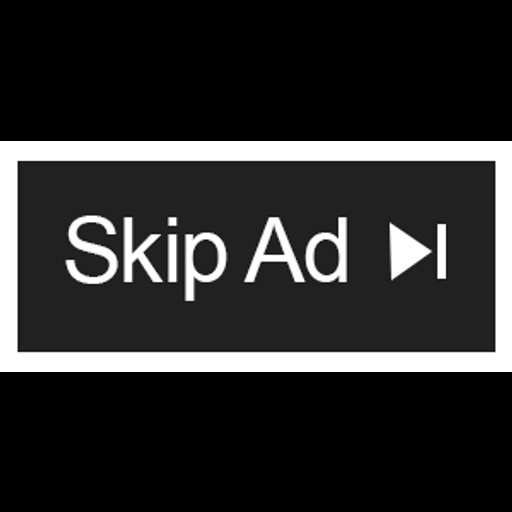
#> input picture AdSkipper/template3.png, 512 x 512 px, given in place of the camera
$ python contours_detection.py
#> lines starting #> are read from the running program, lines starting #| are printed output that depends on the picture; after the words box and inside, x2 and y2 are one past the last pixel; in counts of white or black regions, pixels touching at a corner belong together
import numpy as np
import cv2

frameWidth = 700
frameHeight = 480

#initalize video capture
cap = cv2.VideoCapture(0)
cap.set(3, frameWidth)
cap.set(4, frameHeight)
cap.set(10, 150)


def empty(a):
    pass

#create trackbars to adjust parameters
cv2.namedWindow("Parameters")
cv2.resizeWindow("Parameters", 640, 600)
cv2.createTrackbar("Threshold1", "Parameters", 73, 255, empty)
cv2.createTrackbar("Threshold2", "Parameters", 71, 255, empty)
cv2.createTrackbar("Area", "Parameters", 7391, 30000, empty)

# stack function, combines images into one
def stackImages(scale, imgArray):
    rows = len(imgArray)
    cols = len(imgArray[0])
    rowsAvailable = isinstance(imgArray[0], list)
    width = imgArray[0][0].shape[1]
    height = imgArray[0][0].shape[0]
    if rowsAvailable:
        for x in range(0, rows):
            for y in range(0, cols):
                if imgArray[x][y].shape[:2] == imgArray[0][0].shape[:2]:
                    imgArray[x][y] = cv2.resize(
                        imgArray[x][y], (0, 0), None, scale, scale)
                else:
                    imgArray[x][y] = cv2.resize(
                        imgArray[x][y], (imgArray[0][0].shape[1], imgArray[0][0].shape[0]), None, scale, scale)
                if len(imgArray[x][y].shape) == 2:
                    imgArray[x][y] = cv2.cvtColor(
                        imgArray[x][y], cv2.COLOR_GRAY2BGR)
        imageBlank = np.zeros((height, width, 3), np.uint8)
        hor = [imageBlank]*rows
        hor_con = [imageBlank]*rows
        for x in range(0, rows):
            hor[x] = np.hstack(imgArray[x])
        ver = np.vstack(hor)
    else:
        for x in range(0, rows):
            if imgArray[x].shape[:2] == imgArray[0].shape[:2]:
                imgArray[x] = cv2.resize(
                    imgArray[x], (0, 0), None, scale, scale)
            else:
                imgArray[x] = cv2.resize(
                    imgArray[x], (imgArray[0].shape[1], imgArray[0].shape[0]), None, scale, scale)
            if len(imgArray[x].shape) == 2:
                imgArray[x] = cv2.cvtColor(imgArray[x], cv2.COLOR_GRAY2BGR)
        hor = np.hstack(imgArray)
        ver = hor
    return ver

#Contour Detection Function
def getContours(img, imgContour):
    contours, hiearchy = cv2.findContours(
        img, cv2.RETR_EXTERNAL, cv2.CHAIN_APPROX_NONE)
    cv2.drawContours(imgContour, contours, -1, (255, 0, 255), 7)

    for cnt in contours:
        area = cv2.contourArea(cnt)
        areaMin = cv2.getTrackbarPos("Area", "Parameters")
        if area > 1000:
            cv2.drawContours(imgContour, cnt, -1, (255, 0, 255), 7)
            peri = cv2.arcLength(cnt, True)
            approx = cv2.approxPolyDP(cnt, 0.02 * peri, True)
            print(len(approx))
            x, y, w, h = cv2.boundingRect(approx)
            cv2.rectangle(imgContour, (x, y),
                          (x + w, y + h), (0, 255, 0), 5)
            cv2.putText(imgContour, "Points: " + str(len(approx)), (x +
                        w + 20, y + 20), cv2.FONT_HERSHEY_COMPLEX, .7, (0, 255, 0), 2)
            cv2.putText(imgContour, "Area: " + str(int(area)), (x + w +
                        20, y + 45), cv2.FONT_HERSHEY_COMPLEX, 0.7, (0, 255, 0), 2)

#main loop
while True:
    success, img = cap.read()
#> img is the input picture: shape (512, 512, 3); min 0, max 255, mean 44.5
    imgContour = img.copy()

    imgBlur = cv2.GaussianBlur(img, (7, 7), 1)
    imgGray = cv2.cvtColor(img, cv2.COLOR_BGR2GRAY)

    threshold1 = cv2.getTrackbarPos("Threshold1", "Parameters")
    threshold2 = cv2.getTrackbarPos("Threshold2", "Parameters")
    imgCanny = cv2.Canny(imgGray, threshold1, threshold2)
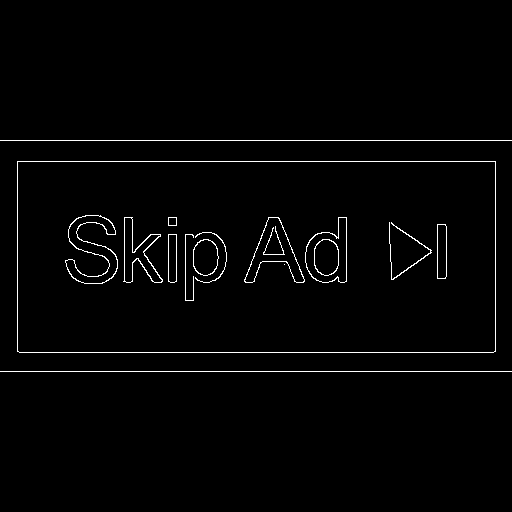
#> imgCanny: shape (512, 512); 1.7% white in thin lines or dots, all inside (x1, y1, x2, y2) = (0, 140, 512, 372)
    kernel = np.ones((5, 5))
    imgDil = cv2.dilate(imgCanny, kernel, iterations=1)
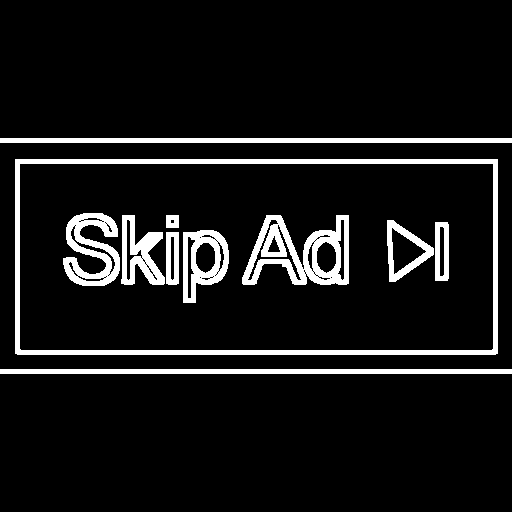
#> imgDil: shape (512, 512); 8.9% white; 11 white regions

    getContours(imgDil, imgContour)
#> in getContours, `contours, hiearchy = cv2.findContours( img, cv2.RETR_EXTERNAL, cv2.CHA..`: contours = 3 contours; box (x1, y1, x2, y2) and area: (15, 159, 498, 355) 93987, (0, 369, 512, 374) 2044, (0, 138, 512, 143) 2044; hiearchy = [[1, -1, -1, -1], [2, 0, -1, -1], [-1, 1, -1, -1]]
#> in getContours, `area = cv2.contourArea(cnt)`: area = 2044
#> in getContours, `peri = cv2.arcLength(cnt, True)`: peri = 1030
#> in getContours, `approx = cv2.approxPolyDP(cnt, 0.02 * peri, True)`: approx = [[0, 369], [511, 373]]
#| 2
#> in getContours, `x, y, w, h = cv2.boundingRect(approx)`: x = 0; y = 369; w = 512; h = 5
#> in getContours, `cv2.rectangle(imgContour, (x, y), (x + w, y + h), (0, 255, 0), 5)`:
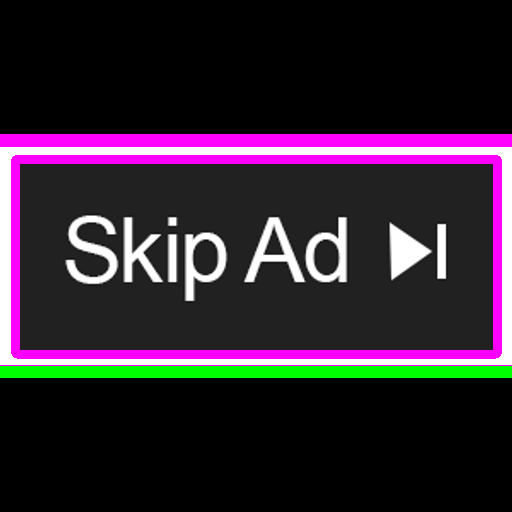
#> imgContour: shape (512, 512, 3); mean B, G, R 47.9, 35.1, 47.9

    imgStack = stackImages(0.8, ([imgContour]))
#> in stackImages, `rows = len(imgArray)`: rows = 1
#> in stackImages, `cols = len(imgArray[0])`: cols = 512
#> in stackImages, `rowsAvailable = isinstance(imgArray[0], list)`: rowsAvailable = False
#> after the loop in stackImages, `for x in range(0, rows):`: imgArray = 1 item
#> in stackImages, `hor = np.hstack(imgArray)`:
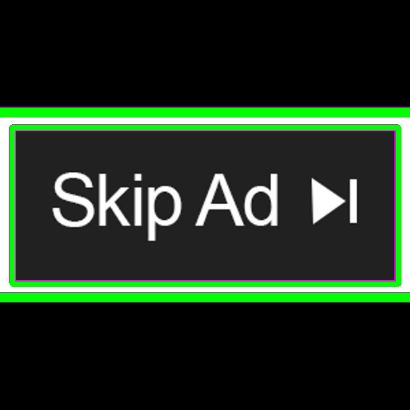
#> hor: shape (410, 410, 3); mean of channels 0, 1, 2 33, 50.2, 33; drawn as B, G, R
    cv2.imshow("Result", imgStack)
    if cv2.waitKey(1) & 0xFF == ord('q'):
#> (key q is pressed here)
        break
